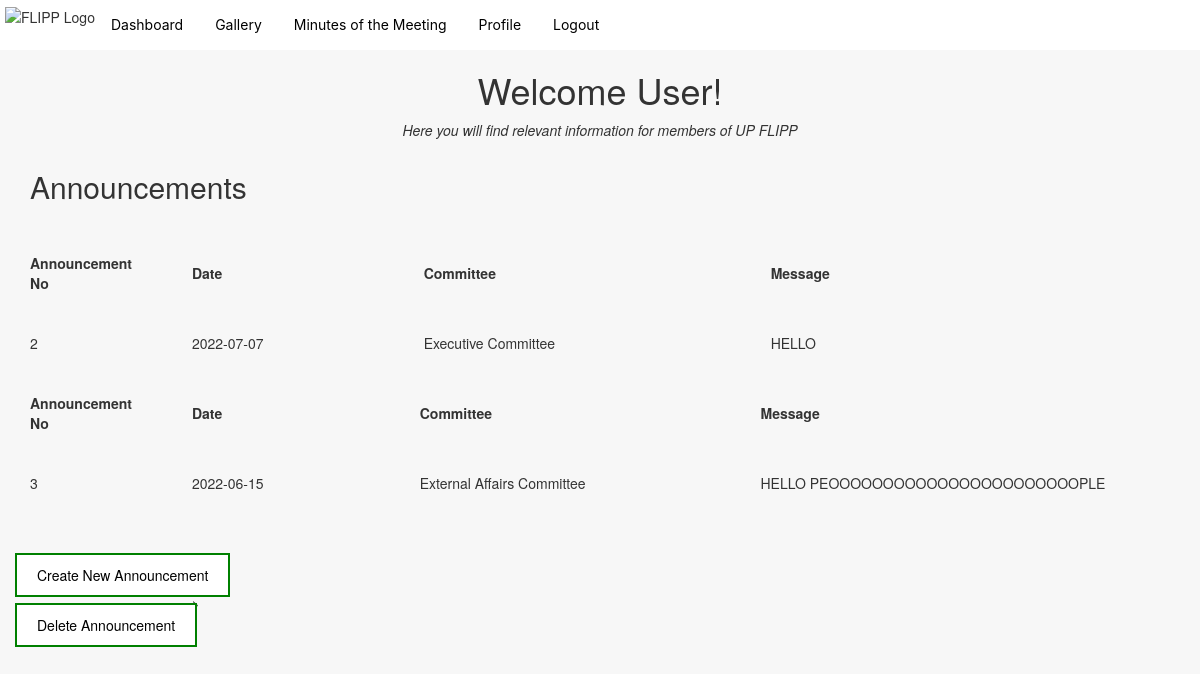
/dashboard (signed in), run on an earlier commit of the app's database.
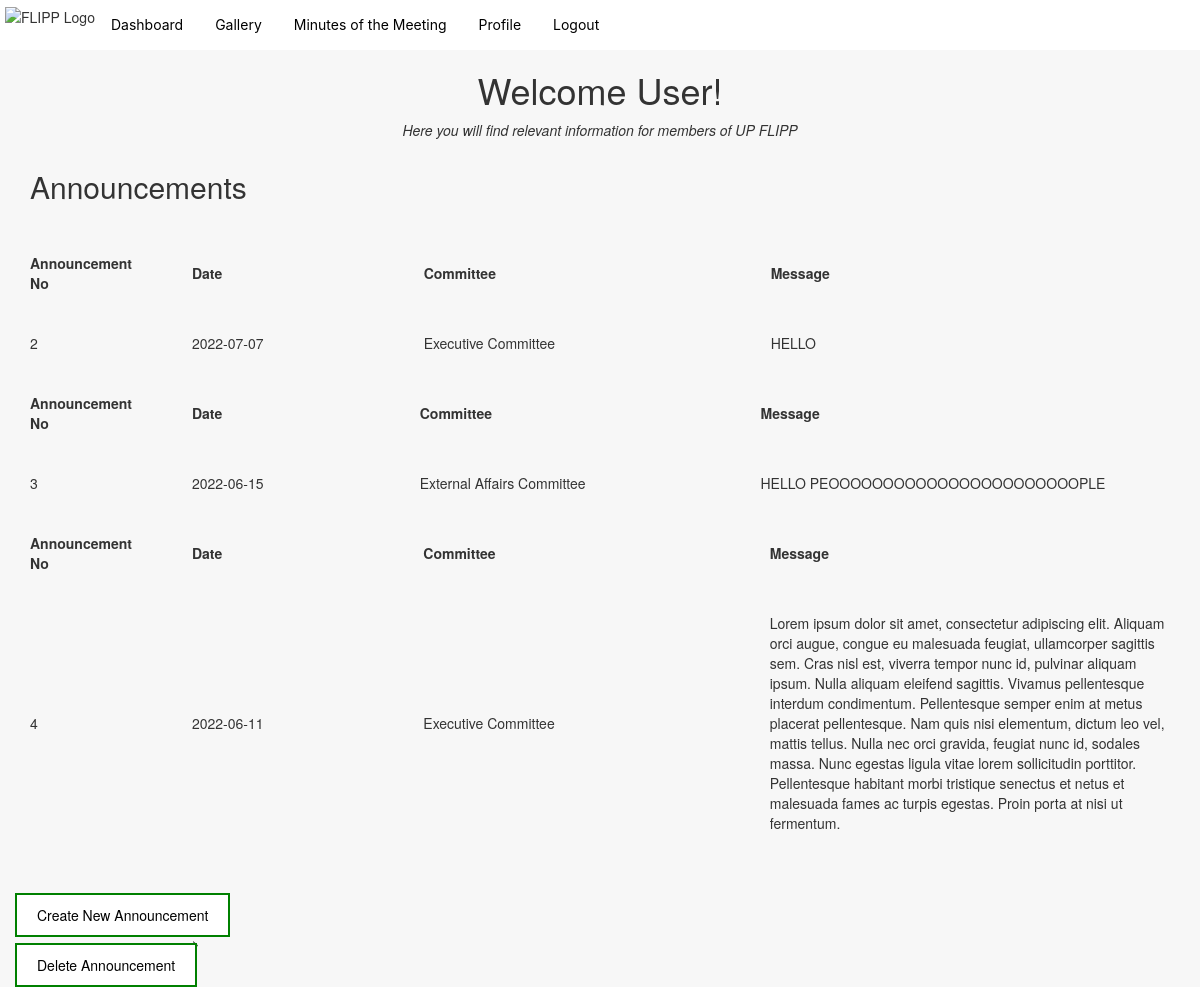
And on a later commit of the database.
### app.py (models this page shows)
class Announcement(db.Model, UserMixin):
    id = db.Column(db.Integer, primary_key=True)
    date = db.Column(db.String(20), nullable=False)
    committee = db.Column(db.String(30), nullable=False)
    message = db.Column(db.String, nullable=False)

### app.py (the view)
@app.route('/dashboard', methods=["GET"])
@login_required
def dashboard():
    announcements = Announcement.query.all()
    return render_template("dashboard.html", announcements=announcements)

### app.py (called while the page is built)
@login_manager.user_loader
def load_user(user_id):
    return User.query.get(int(user_id))

### templates/dashboard.html
{% extends 'base2.html'%} {% block title %} Home {% endblock %}
{% block content %}
<link rel="stylesheet" href="https://maxcdn.bootstrapcdn.com/bootstrap/3.4.1/css/bootstrap.min.css">
<link rel="stylesheet" href={{ url_for('static', filename='dashboard_extension/dashboard.css') }}>
<body>
    <div class="text-center"><h1>Welcome User!</h1></div>
    <div class="text-center">
        <p><i>Here you will find relevant information for members of UP FLIPP</i></p>
    </div>
    <div class="container" >
        <h2 stlye="text-align:left;">Announcements</h2>
    </div>
<br>
 {% for announcement in announcements %}
<table class="fixed" width="100%">
    <col width="10%" />
    <col width="20%" />
    <col width="30%" />
    <col width="40%" />
    <tr>
        <th>Announcement No</th>
        <th>Date</th>
        <th>Committee</th>
        <th>Message</th>
    </tr>
    <tr>
        <td>{{ announcement.id }}</td>
        <td>{{ announcement.date }}</td>
        <td>{{ announcement.committee }}</td>
        <td>{{ announcement.message }}</td>
    </tr>
</table>
 {% endfor %}
  <br><p></p>
  <div>
    <a class="one" href="{{ url_for('create') }}">Create New Announcement</a>
  </div>
  <br><br><p></p>
<div>
    <a class="one" href="{{ url_for('delete_announcement') }}">Delete Announcement</a>
</div>-->
</body>
{% endblock %}

### templates/base2.html (shortened to what this page needs)
<!DOCTYPE html>
<html lang="en">
<head>
    <link rel="stylesheet" href={{ url_for('static', filename='navbar/navbar.css') }}>
</head>
<ul>
  <li><img class = "header-img" src = {{ url_for('static', filename='navbar/FLIPP_LOGO.png') }} alt = "FLIPP Logo"></li>
  <li><a href="{{ url_for('dashboard') }}">Dashboard</a></li>
  <li><a href="{{ url_for('gallery') }}">Gallery</a></li>
  <li><a href="{{ url_for('minutes') }}"">Minutes of the Meeting</a></li>
  <li><a href="{{ url_for('profile') }}"">Profile</a></li>
  <li><a href="{{ url_for('logout') }}"">Logout</a></li>
</ul>
<body>
<link rel="stylesheet" href="https://maxcdn.bootstrapcdn.com/bootstrap/3.4.1/css/bootstrap.min.css">
    {% block content %}
    {% endblock %}
</body>
</html>

### static/navbar/navbar.css (style rules this page uses)
body { background-color: rgb(247, 247, 247); }
.header-img { position: static; left: 0px; top: 0px; width: 35px; height: 35px; z-index: +1; }
ul { list-style-type: none; margin: 0; padding: 5px; overflow: hidden; background-color: #ffffff; box-shadow: 5px #ececec; }
li { float: left; }
li a, .dropbtn { display: inline-block; color: #000000; font-family: 'Inter', sans-serif; text-align: center; justify-content: center; padding: 10px 16px; text-decoration: none; }

### static/dashboard_extension/dashboard.css (style rules this page uses)
a.one:link, a.one:visited { background-color: white; color: black; border: 2px solid green; padding: 10px 20px; text-align: center; text-decoration: none; display: inline-block; float: left; position: relative; top: 10px; left: 15px; }
th, td { padding: 15px; padding-top: 20px; padding-bottom: 20px; padding-left: 30px; padding-right: 30px; }
table { border-spacing: 30px; border: 1px gray; }

What changed in the data, as far as the page shows it:
added Announcement: id "4", date "2022-06-11", committee "Executive Committee", message "Lorem ipsum dolor sit amet, consectetur adipiscing elit. Aliquam orci augue, congue eu malesuada feugiat, ullamcorper sagittis sem. Cras nisl est, viverra tempor nunc id, pulvinar aliquam ipsum. Nulla aliquam eleifend sagittis. Vivamus pellentesque interdum condimentum. Pellentesque semper enim at metus placerat pellentesque. Nam quis nisi elementum, dictum leo vel, mattis tellus. Nulla nec orci gravida, feugiat nunc id, sodales massa. Nunc egestas ligula vitae lorem sollicitudin porttitor. Pellentesque habitant morbi tristique senectus et netus et malesuada fames ac turpis egestas. Proin porta at nisi ut fermentum."
